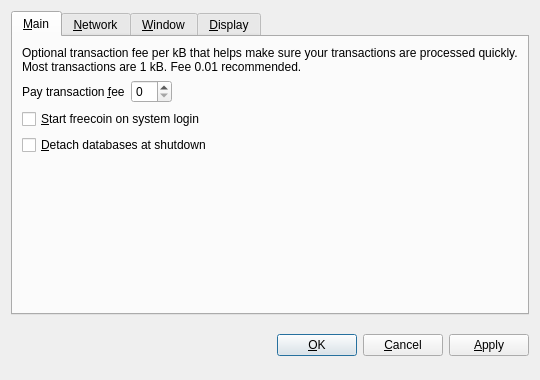
<?xml version="1.0" encoding="UTF-8"?>
<ui version="4.0">
 <class>OptionsDialog</class>
 <widget class="QDialog" name="OptionsDialog">
  <property name="geometry">
   <rect>
    <x>0</x>
    <y>0</y>
    <width>540</width>
    <height>380</height>
   </rect>
  </property>
  <property name="windowTitle">
   <string>Options</string>
  </property>
  <property name="modal">
   <bool>true</bool>
  </property>
  <layout class="QVBoxLayout" name="verticalLayout">
   <item>
    <widget class="QTabWidget" name="tabWidget">
     <property name="tabPosition">
      <enum>QTabWidget::North</enum>
     </property>
     <property name="currentIndex">
      <number>0</number>
     </property>
     <widget class="QWidget" name="tabMain">
      <attribute name="title">
       <string>&amp;Main</string>
      </attribute>
      <layout class="QVBoxLayout" name="verticalLayout_Main">
       <item>
        <widget class="QLabel" name="transactionFeeInfoLabel">
         <property name="text">
          <string>Optional transaction fee per kB that helps make sure your transactions are processed quickly. Most transactions are 1 kB. Fee 0.01 recommended.</string>
         </property>
         <property name="textFormat">
          <enum>Qt::PlainText</enum>
         </property>
         <property name="wordWrap">
          <bool>true</bool>
         </property>
        </widget>
       </item>
       <item>
        <layout class="QHBoxLayout" name="horizontalLayout_Main">
         <item>
          <widget class="QLabel" name="transactionFeeLabel">
           <property name="text">
            <string>Pay transaction &amp;fee</string>
           </property>
           <property name="textFormat">
            <enum>Qt::PlainText</enum>
           </property>
           <property name="buddy">
            <cstring>transactionFee</cstring>
           </property>
          </widget>
         </item>
         <item>
          <widget class="FreecoinAmountField" name="transactionFee"/>
         </item>
         <item>
          <spacer name="horizontalSpacer_Main">
           <property name="orientation">
            <enum>Qt::Horizontal</enum>
           </property>
           <property name="sizeHint" stdset="0">
            <size>
             <width>40</width>
             <height>20</height>
            </size>
           </property>
          </spacer>
         </item>
        </layout>
       </item>
       <item>
        <widget class="QCheckBox" name="freecoinAtStartup">
         <property name="toolTip">
          <string>Automatically start freecoin after logging in to the system.</string>
         </property>
         <property name="text">
          <string>&amp;Start freecoin on system login</string>
         </property>
        </widget>
       </item>
       <item>
        <widget class="QCheckBox" name="detachDatabases">
         <property name="toolTip">
          <string>Detach block and address databases at shutdown. This means they can be moved to another data directory, but it slows down shutdown. The wallet is always detached.</string>
         </property>
         <property name="text">
          <string>&amp;Detach databases at shutdown</string>
         </property>
        </widget>
       </item>
       <item>
        <spacer name="verticalSpacer_Main">
         <property name="orientation">
          <enum>Qt::Vertical</enum>
         </property>
         <property name="sizeHint" stdset="0">
          <size>
           <width>20</width>
           <height>40</height>
          </size>
         </property>
        </spacer>
       </item>
      </layout>
     </widget>
     <widget class="QWidget" name="tabNetwork">
      <attribute name="title">
       <string>&amp;Network</string>
      </attribute>
      <layout class="QVBoxLayout" name="verticalLayout_Network">
       <item>
        <widget class="QCheckBox" name="mapPortUpnp">
         <property name="toolTip">
          <string>Automatically open the freecoin client port on the router. This only works when your router supports UPnP and it is enabled.</string>
         </property>
         <property name="text">
          <string>Map port using &amp;UPnP</string>
         </property>
        </widget>
       </item>
       <item>
        <widget class="QCheckBox" name="connectSocks">
         <property name="toolTip">
          <string>Connect to the freecoin network through a SOCKS proxy (e.g. when connecting through Tor).</string>
         </property>
         <property name="text">
          <string>&amp;Connect through SOCKS proxy:</string>
         </property>
        </widget>
       </item>
       <item>
        <layout class="QHBoxLayout" name="horizontalLayout_Network">
         <item>
          <widget class="QLabel" name="proxyIpLabel">
           <property name="text">
            <string>Proxy &amp;IP:</string>
           </property>
           <property name="textFormat">
            <enum>Qt::PlainText</enum>
           </property>
           <property name="buddy">
            <cstring>proxyIp</cstring>
           </property>
          </widget>
         </item>
         <item>
          <widget class="QValidatedLineEdit" name="proxyIp">
           <property name="maximumSize">
            <size>
             <width>140</width>
             <height>16777215</height>
            </size>
           </property>
           <property name="toolTip">
            <string>IP address of the proxy (e.g. 127.0.0.1)</string>
           </property>
          </widget>
         </item>
         <item>
          <widget class="QLabel" name="proxyPortLabel">
           <property name="text">
            <string>&amp;Port:</string>
           </property>
           <property name="textFormat">
            <enum>Qt::PlainText</enum>
           </property>
           <property name="buddy">
            <cstring>proxyPort</cstring>
           </property>
          </widget>
         </item>
         <item>
          <widget class="QLineEdit" name="proxyPort">
           <property name="maximumSize">
            <size>
             <width>55</width>
             <height>16777215</height>
            </size>
           </property>
           <property name="toolTip">
            <string>Port of the proxy (e.g. 9050)</string>
           </property>
          </widget>
         </item>
         <item>
          <widget class="QLabel" name="socksVersionLabel">
           <property name="text">
            <string>SOCKS &amp;Version:</string>
           </property>
           <property name="textFormat">
            <enum>Qt::PlainText</enum>
           </property>
           <property name="buddy">
            <cstring>socksVersion</cstring>
           </property>
          </widget>
         </item>
         <item>
          <widget class="QValueComboBox" name="socksVersion">
           <property name="toolTip">
            <string>SOCKS version of the proxy (e.g. 5)</string>
           </property>
          </widget>
         </item>
         <item>
          <spacer name="horizontalSpacer_Network">
           <property name="orientation">
            <enum>Qt::Horizontal</enum>
           </property>
           <property name="sizeHint" stdset="0">
            <size>
             <width>40</width>
             <height>20</height>
            </size>
           </property>
          </spacer>
         </item>
        </layout>
       </item>
       <item>
        <spacer name="verticalSpacer_Network">
         <property name="orientation">
          <enum>Qt::Vertical</enum>
         </property>
         <property name="sizeHint" stdset="0">
          <size>
           <width>20</width>
           <height>40</height>
          </size>
         </property>
        </spacer>
       </item>
      </layout>
     </widget>
     <widget class="QWidget" name="tabWindow">
      <attribute name="title">
       <string>&amp;Window</string>
      </attribute>
      <layout class="QVBoxLayout" name="verticalLayout_Window">
       <item>
        <widget class="QCheckBox" name="minimizeToTray">
         <property name="toolTip">
          <string>Show only a tray icon after minimizing the window.</string>
         </property>
         <property name="text">
          <string>&amp;Minimize to the tray instead of the taskbar</string>
         </property>
        </widget>
       </item>
       <item>
        <widget class="QCheckBox" name="minimizeOnClose">
         <property name="toolTip">
          <string>Minimize instead of exit the application when the window is closed. When this option is enabled, the application will be closed only after selecting Quit in the menu.</string>
         </property>
         <property name="text">
          <string>M&amp;inimize on close</string>
         </property>
        </widget>
       </item>
       <item>
        <spacer name="verticalSpacer_Window">
         <property name="orientation">
          <enum>Qt::Vertical</enum>
         </property>
         <property name="sizeHint" stdset="0">
          <size>
           <width>20</width>
           <height>40</height>
          </size>
         </property>
        </spacer>
       </item>
      </layout>
     </widget>
     <widget class="QWidget" name="tabDisplay">
      <attribute name="title">
       <string>&amp;Display</string>
      </attribute>
      <layout class="QVBoxLayout" name="verticalLayout_Display">
       <item>
        <layout class="QHBoxLayout" name="horizontalLayout_1_Display">
         <item>
          <widget class="QLabel" name="langLabel">
           <property name="text">
            <string>User Interface &amp;language:</string>
           </property>
           <property name="textFormat">
            <enum>Qt::PlainText</enum>
           </property>
           <property name="buddy">
            <cstring>lang</cstring>
           </property>
          </widget>
         </item>
         <item>
          <widget class="QValueComboBox" name="lang">
           <property name="toolTip">
            <string>The user interface language can be set here. This setting will take effect after restarting freecoin.</string>
           </property>
          </widget>
         </item>
        </layout>
       </item>
       <item>
        <layout class="QHBoxLayout" name="horizontalLayout_2_Display">
         <item>
          <widget class="QLabel" name="unitLabel">
           <property name="text">
            <string>&amp;Unit to show amounts in:</string>
           </property>
           <property name="textFormat">
            <enum>Qt::PlainText</enum>
           </property>
           <property name="buddy">
            <cstring>unit</cstring>
           </property>
          </widget>
         </item>
         <item>
          <widget class="QValueComboBox" name="unit">
           <property name="toolTip">
            <string>Choose the default subdivision unit to show in the interface and when sending coins.</string>
           </property>
          </widget>
         </item>
        </layout>
       </item>
       <item>
        <widget class="QCheckBox" name="displayAddresses">
         <property name="toolTip">
          <string>Whether to show freecoin addresses in the transaction list or not.</string>
         </property>
         <property name="text">
          <string>&amp;Display addresses in transaction list</string>
         </property>
        </widget>
       </item>
       <item>
        <spacer name="verticalSpacer_Display">
         <property name="orientation">
          <enum>Qt::Vertical</enum>
         </property>
         <property name="sizeHint" stdset="0">
          <size>
           <width>20</width>
           <height>40</height>
          </size>
         </property>
        </spacer>
       </item>
      </layout>
     </widget>
    </widget>
   </item>
   <item>
    <layout class="QHBoxLayout" name="horizontalLayout_Buttons">
     <item>
      <spacer name="horizontalSpacer_1">
       <property name="orientation">
        <enum>Qt::Horizontal</enum>
       </property>
       <property name="sizeHint" stdset="0">
        <size>
         <width>40</width>
         <height>48</height>
        </size>
       </property>
      </spacer>
     </item>
     <item>
      <widget class="QLabel" name="statusLabel">
       <property name="font">
        <font>
         <weight>75</weight>
         <bold>true</bold>
        </font>
       </property>
       <property name="text">
        <string/>
       </property>
       <property name="textFormat">
        <enum>Qt::PlainText</enum>
       </property>
       <property name="wordWrap">
        <bool>true</bool>
       </property>
      </widget>
     </item>
     <item>
      <spacer name="horizontalSpacer_2">
       <property name="orientation">
        <enum>Qt::Horizontal</enum>
       </property>
       <property name="sizeHint" stdset="0">
        <size>
         <width>40</width>
         <height>48</height>
        </size>
       </property>
      </spacer>
     </item>
     <item>
      <widget class="QPushButton" name="okButton">
       <property name="text">
        <string>&amp;OK</string>
       </property>
      </widget>
     </item>
     <item>
      <widget class="QPushButton" name="cancelButton">
       <property name="text">
        <string>&amp;Cancel</string>
       </property>
       <property name="autoDefault">
        <bool>false</bool>
       </property>
      </widget>
     </item>
     <item>
      <widget class="QPushButton" name="applyButton">
       <property name="text">
        <string>&amp;Apply</string>
       </property>
       <property name="autoDefault">
        <bool>false</bool>
       </property>
      </widget>
     </item>
    </layout>
   </item>
  </layout>
 </widget>
 <customwidgets>
  <customwidget>
   <class>FreecoinAmountField</class>
   <extends>QSpinBox</extends>
   <header>freecoinamountfield.h</header>
  </customwidget>
  <customwidget>
   <class>QValueComboBox</class>
   <extends>QComboBox</extends>
   <header>qvaluecombobox.h</header>
  </customwidget>
  <customwidget>
   <class>QValidatedLineEdit</class>
   <extends>QLineEdit</extends>
   <header>qvalidatedlineedit.h</header>
  </customwidget>
 </customwidgets>
 <resources/>
 <connections/>
</ui>
